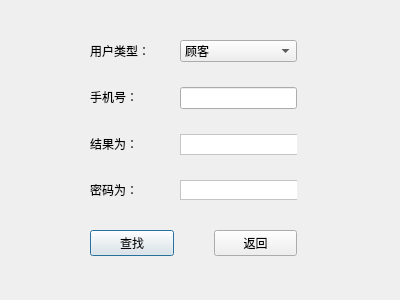
<?xml version="1.0" encoding="UTF-8"?>
<ui version="4.0">
 <class>ad_search_Dialog</class>
 <widget class="QDialog" name="ad_search_Dialog">
  <property name="geometry">
   <rect>
    <x>0</x>
    <y>0</y>
    <width>400</width>
    <height>300</height>
   </rect>
  </property>
  <property name="windowTitle">
   <string>查询账号</string>
  </property>
  <widget class="QWidget" name="layoutWidget">
   <property name="geometry">
    <rect>
     <x>90</x>
     <y>40</y>
     <width>207</width>
     <height>216</height>
    </rect>
   </property>
   <layout class="QVBoxLayout" name="verticalLayout_3">
    <property name="spacing">
     <number>30</number>
    </property>
    <item>
     <layout class="QHBoxLayout" name="horizontalLayout">
      <item>
       <layout class="QVBoxLayout" name="verticalLayout">
        <property name="spacing">
         <number>25</number>
        </property>
        <item>
         <widget class="QLabel" name="label">
          <property name="minimumSize">
           <size>
            <width>0</width>
            <height>20</height>
           </size>
          </property>
          <property name="text">
           <string>用户类型：</string>
          </property>
         </widget>
        </item>
        <item>
         <widget class="QLabel" name="label_2">
          <property name="minimumSize">
           <size>
            <width>0</width>
            <height>20</height>
           </size>
          </property>
          <property name="text">
           <string>手机号：</string>
          </property>
         </widget>
        </item>
        <item>
         <widget class="QLabel" name="label_3">
          <property name="minimumSize">
           <size>
            <width>0</width>
            <height>20</height>
           </size>
          </property>
          <property name="text">
           <string>结果为：</string>
          </property>
         </widget>
        </item>
        <item>
         <widget class="QLabel" name="label_4">
          <property name="minimumSize">
           <size>
            <width>0</width>
            <height>20</height>
           </size>
          </property>
          <property name="text">
           <string>密码为：</string>
          </property>
         </widget>
        </item>
       </layout>
      </item>
      <item>
       <layout class="QVBoxLayout" name="verticalLayout_2">
        <property name="spacing">
         <number>25</number>
        </property>
        <item>
         <widget class="QComboBox" name="comboBox">
          <property name="minimumSize">
           <size>
            <width>0</width>
            <height>20</height>
           </size>
          </property>
          <item>
           <property name="text">
            <string>顾客</string>
           </property>
          </item>
          <item>
           <property name="text">
            <string>服务员</string>
           </property>
          </item>
          <item>
           <property name="text">
            <string>厨师</string>
           </property>
          </item>
          <item>
           <property name="text">
            <string>经理</string>
           </property>
          </item>
          <item>
           <property name="text">
            <string>系统管理员</string>
           </property>
          </item>
         </widget>
        </item>
        <item>
         <widget class="QLineEdit" name="pnlineEdit"/>
        </item>
        <item>
         <widget class="QLabel" name="result_label">
          <property name="enabled">
           <bool>true</bool>
          </property>
          <property name="minimumSize">
           <size>
            <width>130</width>
            <height>20</height>
           </size>
          </property>
          <property name="styleSheet">
           <string notr="true">background-color: rgb(255, 255, 255);</string>
          </property>
          <property name="frameShape">
           <enum>QFrame::StyledPanel</enum>
          </property>
          <property name="text">
           <string/>
          </property>
         </widget>
        </item>
        <item>
         <widget class="QLabel" name="pwd_label">
          <property name="minimumSize">
           <size>
            <width>130</width>
            <height>20</height>
           </size>
          </property>
          <property name="styleSheet">
           <string notr="true">background-color: rgb(255, 255, 255);</string>
          </property>
          <property name="frameShape">
           <enum>QFrame::StyledPanel</enum>
          </property>
          <property name="text">
           <string/>
          </property>
         </widget>
        </item>
       </layout>
      </item>
     </layout>
    </item>
    <item>
     <layout class="QHBoxLayout" name="horizontalLayout_4">
      <property name="spacing">
       <number>40</number>
      </property>
      <item>
       <widget class="QPushButton" name="search_pushButton">
        <property name="text">
         <string>查找</string>
        </property>
       </widget>
      </item>
      <item>
       <widget class="QPushButton" name="back_pushButton">
        <property name="text">
         <string>返回</string>
        </property>
       </widget>
      </item>
     </layout>
    </item>
   </layout>
  </widget>
 </widget>
 <resources/>
 <connections/>
</ui>
